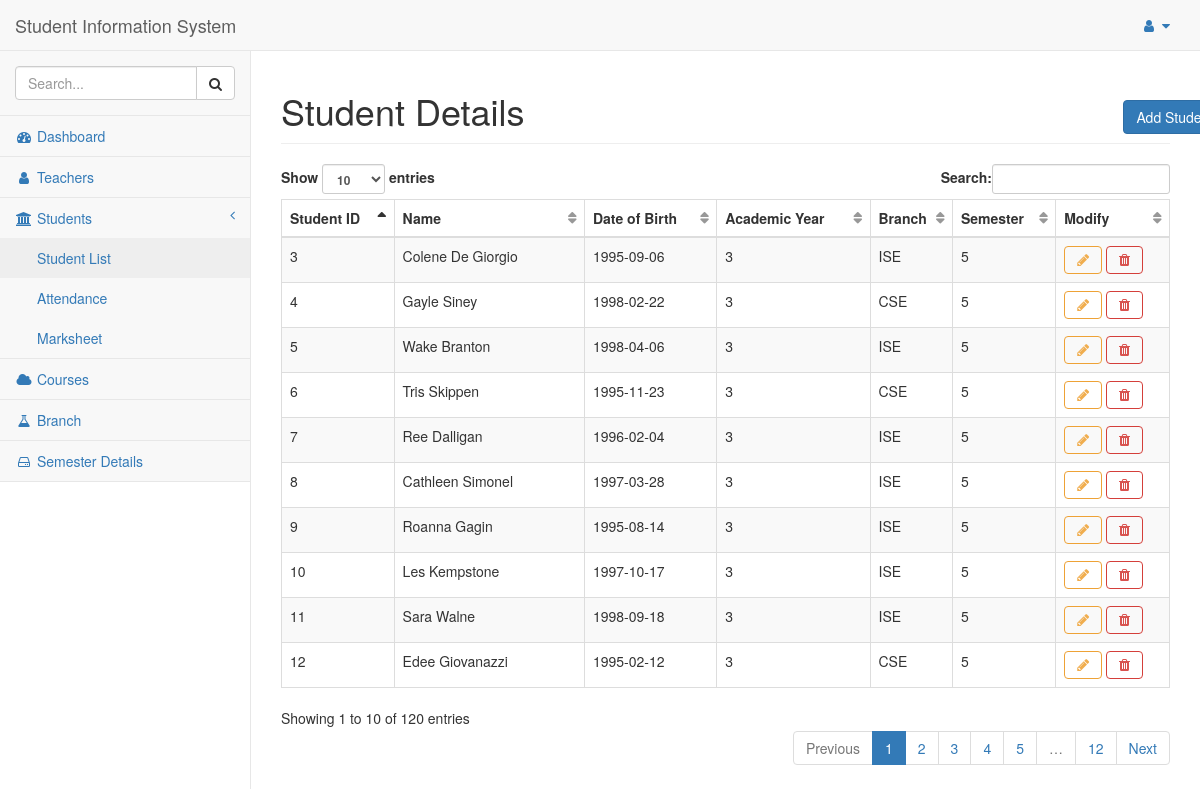
Page /students (signed in) on the committed database.
### tables this page shows
CREATE TABLE Student
(
 student_id    integer NOT NULL ,
 student_name  text NOT NULL ,
 date_of_birth date NOT NULL ,
academic_year year NOT NULL ,
 branch_code   text NOT NULL ,
 semester   integer NOT NULL ,
PRIMARY KEY (student_id),

 FOREIGN KEY (branch_code,semester) REFERENCES Branch (branch_code, semester) ON DELETE CASCADE ON UPDATE CASCADE
);

### flaskapp.py (the view)
@app.route('/students')
def students():
    global ID
    student_list = query_db("SELECT * FROM Student", [])
    return render_template("/students_info.html", id=ID,
                           student_list=student_list)

### flaskapp.py (called while the page is built)
def get_db():
    db = getattr(g, '_database', None)
    if db is None:
        db = g._database = sqlite3.connect(DATABASE)
        db.create_function('avg', 3, average)
        db.row_factory = sqlite3.Row
    return db

def query_db(query: object, args: object,
             one: object = False) -> object:
    cur = get_db().execute(query, args)
    rv = cur.fetchall()
    cur.close()
    return (rv[0] if rv else None) if one else rv

@app.teardown_appcontext
def close_connection(exception):
    db = getattr(g, '_database', None)
    if db is not None:
        db.close()

### templates/students_info.html
{% extends "base.html" %}
{% block title %}
<div class="row">
    <div class="col-lg-11">
      Student Details
    </div>
    <div class="col-lg-1">
      <button class="btn btn-primary btn-xl"  onclick="window.location.href='/add/student'">Add Student</button>
    </div>
  </div>
{% endblock %}
{% block content %}
<table class="table table-striped table-bordered table-hover dataTable no-footer dtr-inline collapsed" style="width: 100%;" id="dataTables">
  <thead>
    <tr>
      <th scope="col">Student ID</th>
      <th scope="col">Name</th>
      <th scope="col">Date of Birth</th>
      <th scope="col">Academic Year</th>
      <th scope="col">Branch</th>
      <th scope="col">Semester</th>
      <th scope="col">Modify</th>
    </tr>
  </thead>
  {% for student in student_list: %}
  <tr>
    <td>{{ student['student_id'] }}</td>
    <td>{{ student['student_name'] }}</td>
    <td>{{ student['date_of_birth'] }}</td>
    <td>{{ student['academic_year'] }}</td>
    <td>{{ student['branch_code'] }}</td>
    <td>{{ student['semester'] }}</td>
    <td>
      <button type="button" class="btn btn-outline btn-warning fa fa-pencil" onclick="window.location.href='/modify/student/{{ student['student_id'] }}/{{ student['academic_year'] }}'"></button>
      <button type="button" class="btn btn-outline btn-danger fa fa-trash" onclick="window.location.href='/delete/student/{{ student['student_id'] }}'"></button>
    </td>
  </tr>
  {% endfor %}
</table>
{% endblock %}

### rows in the picture
Student: student_id "3", student_name "Colene De Giorgio", date_of_birth "1995-09-06", academic_year "3", branch_code "ISE", semester "5"
Student: student_id "4", student_name "Gayle Siney", date_of_birth "1998-02-22", academic_year "3", branch_code "CSE", semester "5"
Student: student_id "5", student_name "Wake Branton", date_of_birth "1998-04-06", academic_year "3", branch_code "ISE", semester "5"
Student: student_id "6", student_name "Tris Skippen", date_of_birth "1995-11-23", academic_year "3", branch_code "CSE", semester "5"
Student: student_id "7", student_name "Ree Dalligan", date_of_birth "1996-02-04", academic_year "3", branch_code "ISE", semester "5"
Student: student_id "8", student_name "Cathleen Simonel", date_of_birth "1997-03-28", academic_year "3", branch_code "ISE", semester "5"
Student: student_id "9", student_name "Roanna Gagin", date_of_birth "1995-08-14", academic_year "3", branch_code "ISE", semester "5"
Student: student_id "10", student_name "Les Kempstone", date_of_birth "1997-10-17", academic_year "3", branch_code "ISE", semester "5"
Student: student_id "11", student_name "Sara Walne", date_of_birth "1998-09-18", academic_year "3", branch_code "ISE", semester "5"
Student: student_id "12", student_name "Edee Giovanazzi", date_of_birth "1995-02-12", academic_year "3", branch_code "CSE", semester "5"
